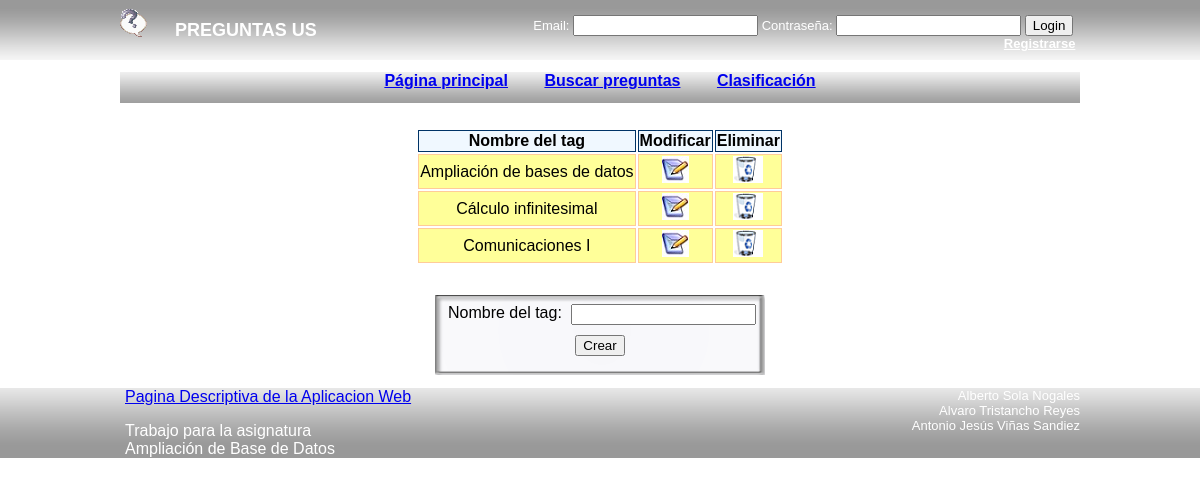
Page /administrartags.php on the committed database.
### tables this page shows
CREATE TABLE IF NOT EXISTS `tag` (
  `id` int(11) NOT NULL AUTO_INCREMENT,
  `tag` varchar(255) NOT NULL,
  PRIMARY KEY (`id`),
  UNIQUE KEY `UNIQUE {tag}` (`tag`)
);

### accesosBD/accesosTag.php (called while the page is built, shortened)
<?php
function obtenerTodosLosTags($conexion){
	try{
		$SQL = "SELECT * FROM tag";
		$stmt = $conexion->query($SQL);
		return creaTags($stmt);
	}catch (PDOException $e){
		Header("Location: /abd/error.php");
		die();
	}
}
function creaTags($stmt) {
    $resultado = array();
	foreach($stmt as $row){
		$objeto = new Tag();
		$objeto->id=$row["id"];
        $objeto->tag= $row["tag"];
		$resultado[$row["id"]] = $objeto;
	}
    return $resultado;
}
?>

### entidades/Tag.php (called while the page is built)
<?php
class Tag {
	private $atributos = array();
	public function __construct() {
		$this -> atributos["id"] = NULL;
		$this -> atributos["tag"] = NULL;
	}
	public function __get($atributo) {
        if (array_key_exists($atributo, $this->atributos)) {
            return $this->atributos[$atributo];
        } else {
            return NULL;
        }
    }
    public function __set($atributo, $valor) {
        if (array_key_exists($atributo, $this->atributos)) {
            $this->atributos[$atributo] = $valor;
        }
    }
}
?>

### administrartags.php (the view, shortened to what this page needs)
<?php
	require_once ($_SERVER["DOCUMENT_ROOT"]."/abd/includes/styles/templates/cabecera.php");
?>
	<div id="contenedor_cuerpo">
		<table id="tabla">
			<tr>
				<th>Nombre del tag</th>
				<th>Modificar</th>
				<th>Eliminar</th>
			</tr>
			<?php
				$conexion = crearConexion();
				$tagsAdministrados = obtenerTodosLosTags($conexion);
				foreach ($tagsAdministrados as $tag){ ?>
					<tr>
						<td><?php echo $tag->tag;?></td>
						<td><?php ?>
							<img  src="./includes/styles/imagenes/iconos/editar.jpg" alt="editar" />
						</td>
						<td>
							<a href="/abd/procesado/eliminaTag.php?id=<?php echo $tag->id; ?>" onclick="return confirm('¿Está seguro de querer borrar este tag?')">
							<img  src="./includes/styles/imagenes/iconos/eliminar.png" alt="eliminar" /></a>
						</td>
					</tr>
			<?php	}
			?>
		</table>
		<div id="cuadroTag">
			<form id="crearTag" method="post" action="/abd/procesado/creaTag.php" onsubmit="">
				<div id="datosCreacionTag">
					<label for="nombreTag" id="label_nombreTag">Nombre del tag:</label>
					<input type="text" id="nombreTag" name="nombreTag" />
				</div>
				<div id="botonCrearTag">
					<input type="submit" name="crear" value="Crear" />
				</div>
			</form>
		</div>
	</div>
<?php
	require_once ($_SERVER["DOCUMENT_ROOT"]."/abd/includes/styles/templates/pie.php");
?>

### includes/styles/css/preguntasus.css (style rules this page uses)
html, body { width: 100%; border: 0px; padding: 0px; margin: 0px; font-family: sans-serif; }
#contenedor_cuerpo { width: 960px; margin: 0 auto 0 auto; }
table { margin:25px auto 25px auto; text-align: center; }
th { background-color: #3399cc; border-style: groove; border-color: #003366; border-width: thin; }
tr { background-color: #ffff99; }
td { border-width: thin; border-style: groove; border-color: #ffcc99; }
#cuadroTag { height:80px; width:330px; text-align:center; margin:30px auto 0 auto; background-image: url('/abd/includes/styles/imagenes/fondoCuadroCrearTag.png'); }
#datosCreacionTag { padding-top:9px; }
#datosCreacionTag label { float:left; padding-left:13px; }
#botonCrearTag { clear:both; margin-top:10px; }
th { border-style:solid; background-color: #f0f8ff; }

### rows in the picture
tag: tag "Ampliación de bases de datos"
tag: tag "Cálculo infinitesimal"
tag: tag "Comunicaciones I"
